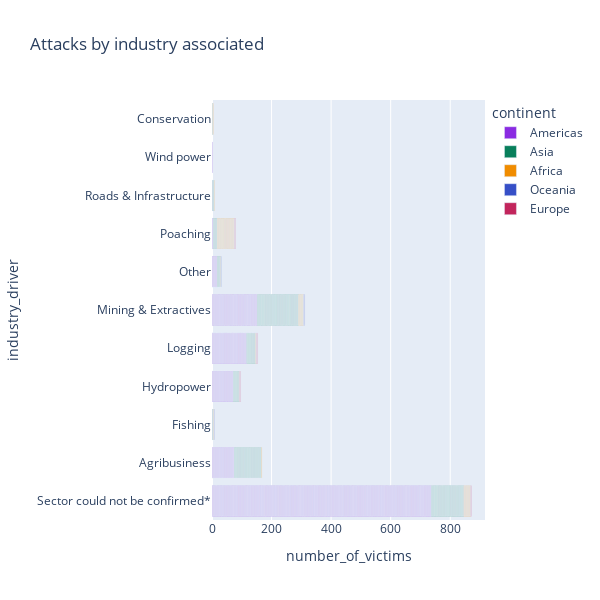

Notebook cell for this chart:
### Markdown cell above
## About the causes & perpetrators

### Code cell
bar_industry = px.bar(gw_data, y='industry_driver', x='number_of_victims', width=600, height=600,
                            color="continent", color_discrete_sequence=["#8a2be2", "#087f5b", "#f08c00", "#364fc7", "#c2255c"], 
                            hover_data="age", hover_name="industry_driver", orientation='h',
                            title="Attacks by industry associated")
bar_industry.show()

### Figure 1 — Plotly figure (JSON) as saved in the notebook; plotly's stock layout.template omitted (floating-point values rounded to 4 significant figures; data arrays with more than 128 entries replaced by an {"elided": "..."} marker saying what was removed)
{"data": [{"alignmentgroup": "True", "customdata": {"elided": "1179x1 int values"}, "hovertemplate": "<b>%{hovertext}</b><br><br>continent=Americas<br>number_of_victims=%{x}<br>industry_driver=%{y}<br>age=%{customdata[0]}<extra></extra>", "hovertext": {"elided": "1179 str values"}, "legendgroup": "Americas", "marker": {"color": "#8a2be2", "pattern": {"shape": ""}}, "name": "Americas", "offsetgroup": "Americas", "orientation": "h", "showlegend": true, "textposition": "auto", "type": "bar", "x": {"elided": "1179 int values"}, "xaxis": "x", "y": {"elided": "1179 str values"}, "yaxis": "y"}, {"alignmentgroup": "True", "customdata": {"elided": "427x1 int values"}, "hovertemplate": "<b>%{hovertext}</b><br><br>continent=Asia<br>number_of_victims=%{x}<br>industry_driver=%{y}<br>age=%{customdata[0]}<extra></extra>", "hovertext": {"elided": "427 str values"}, "legendgroup": "Asia", "marker": {"color": "#087f5b", "pattern": {"shape": ""}}, "name": "Asia", "offsetgroup": "Asia", "orientation": "h", "showlegend": true, "textposition": "auto", "type": "bar", "x": {"elided": "427 int values"}, "xaxis": "x", "y": {"elided": "427 str values"}, "yaxis": "y"}, {"alignmentgroup": "True", "customdata": [[null], [null], [null], [41], [29], [null], [32], [57], [23], [27], [27], [29], [31], [28], [30], [40], [27], [30], [29], [27], [30], [30], [25], [27], [28], [28], [27], [31], [48], [null], [48], [null], [null], [25], [52], [51], [null], [null], [null], [65], [null], [null], [null], [null], [null], [null], [null], [40], [null], [null], [null], [28], [35], [25], [null], [43], [null], [51], [26], [null], [null], [null], [null], [26], [null], [null], [25], [null], [37], [null], [21], [null], [null], [22], [null], [null], [null], [null], [30], [null], [30], [null], [24], [null], [31], [28], [null], [30], [25], [null], [null], [37], [27], [null], [null], [null], [null], [null], [33], [null], [null], [49], [null], [47], [28], [null], [67]], "hovertemplate": "<b>%{hovertext}</b><br><br>continent=Africa<br>number_of_victims=%{x}<br>industry_driver=%{y}<br>age=%{customdata[0]}<extra></extra>", "hovertext": ["Agribusiness", "Agribusiness", "Conservation", "Conservation", "Fishing", "Hydropower", "Sector could not be confirmed*", "Sector could not be confirmed*", "Sector could not be confirmed*", "Sector could not be confirmed*", "Sector could not be confirmed*", "Sector could not be confirmed*", "Sector could not be confirmed*", "Sector could not be confirmed*", "Sector could not be confirmed*", "Sector could not be confirmed*", "Sector could not be confirmed*", "Sector could not be confirmed*", "Sector could not be confirmed*", "Sector could not be confirmed*", "Sector could not be confirmed*", "Sector could not be confirmed*", "Sector could not be confirmed*", "Sector could not be confirmed*", "Sector could not be confirmed*", "Sector could not be confirmed*", "Sector could not be confirmed*", "Sector could not be confirmed*", "Sector could not be confirmed*", "Logging", "Mining & Extractives", "Mining & Extractives", "Mining & Extractives", "Mining & Extractives", "Mining & Extractives", "Mining & Extractives", "Mining & Extractives", "Mining & Extractives", "Mining & Extractives", "Mining & Extractives", "Mining & Extractives", "Mining & Extractives", "Mining & Extractives", "Mining & Extractives", "Mining & Extractives", "Mining & Extractives", "Mining & Extractives", "Other", "Poaching", "Poaching", "Poaching", "Poaching", "Poaching", "Poaching", "Poaching", "Poaching", "Poaching", "Poaching", "Poaching", "Poaching", "Poaching", "Poaching", "Poaching", "Poaching", "Poaching", "Poaching", "Poaching", "Poaching", "Poaching", "Poaching", "Poaching", "Poaching", "Poaching", "Poaching", "Poaching", "Poaching", "Poaching", "Poaching", "Poaching", "Poaching", "Poaching", "Poaching", "Poaching", "Poaching", "Poaching", "Poaching", "Poaching", "Poaching", "Poaching", "Poaching", "Poaching", "Poaching", "Poaching", "Poaching", "Poaching", "Poaching", "Poaching", "Poaching", "Poaching", "Poaching", "Poaching", "Poaching", "Poaching", "Poaching", "Poaching", "Poaching", "Roads & Infrastructure"], "legendgroup": "Africa", "marker": {"color": "#f08c00", "pattern": {"shape": ""}}, "name": "Africa", "offsetgroup": "Africa", "orientation": "h", "showlegend": true, "textposition": "auto", "type": "bar", "x": [1, 1, 1, 1, 1, 1, 1, 1, 1, 1, 1, 1, 1, 1, 1, 1, 1, 1, 1, 1, 1, 1, 1, 1, 1, 1, 1, 1, 1, 1, 1, 1, 1, 1, 1, 1, 1, 1, 1, 1, 1, 1, 1, 1, 1, 1, 1, 1, 1, 1, 1, 1, 1, 1, 1, 1, 1, 1, 1, 1, 1, 1, 1, 1, 1, 1, 1, 1, 1, 1, 1, 1, 1, 1, 1, 1, 1, 1, 1, 1, 1, 1, 1, 1, 1, 1, 1, 1, 1, 1, 1, 1, 1, 1, 1, 1, 1, 1, 1, 1, 1, 1, 1, 1, 1, 1, 1], "xaxis": "x", "y": ["Agribusiness", "Agribusiness", "Conservation", "Conservation", "Fishing", "Hydropower", "Sector could not be confirmed*", "Sector could not be confirmed*", "Sector could not be confirmed*", "Sector could not be confirmed*", "Sector could not be confirmed*", "Sector could not be confirmed*", "Sector could not be confirmed*", "Sector could not be confirmed*", "Sector could not be confirmed*", "Sector could not be confirmed*", "Sector could not be confirmed*", "Sector could not be confirmed*", "Sector could not be confirmed*", "Sector could not be confirmed*", "Sector could not be confirmed*", "Sector could not be confirmed*", "Sector could not be confirmed*", "Sector could not be confirmed*", "Sector could not be confirmed*", "Sector could not be confirmed*", "Sector could not be confirmed*", "Sector could not be confirmed*", "Sector could not be confirmed*", "Logging", "Mining & Extractives", "Mining & Extractives", "Mining & Extractives", "Mining & Extractives", "Mining & Extractives", "Mining & Extractives", "Mining & Extractives", "Mining & Extractives", "Mining & Extractives", "Mining & Extractives", "Mining & Extractives", "Mining & Extractives", "Mining & Extractives", "Mining & Extractives", "Mining & Extractives", "Mining & Extractives", "Mining & Extractives", "Other", "Poaching", "Poaching", "Poaching", "Poaching", "Poaching", "Poaching", "Poaching", "Poaching", "Poaching", "Poaching", "Poaching", "Poaching", "Poaching", "Poaching", "Poaching", "Poaching", "Poaching", "Poaching", "Poaching", "Poaching", "Poaching", "Poaching", "Poaching", "Poaching", "Poaching", "Poaching", "Poaching", "Poaching", "Poaching", "Poaching", "Poaching", "Poaching", "Poaching", "Poaching", "Poaching", "Poaching", "Poaching", "Poaching", "Poaching", "Poaching", "Poaching", "Poaching", "Poaching", "Poaching", "Poaching", "Poaching", "Poaching", "Poaching", "Poaching", "Poaching", "Poaching", "Poaching", "Poaching", "Poaching", "Poaching", "Poaching", "Poaching", "Poaching", "Roads & Infrastructure"], "yaxis": "y"}, {"alignmentgroup": "True", "customdata": [[40], [null], [null], [null], [null], [51]], "hovertemplate": "<b>%{hovertext}</b><br><br>continent=Oceania<br>number_of_victims=%{x}<br>industry_driver=%{y}<br>age=%{customdata[0]}<extra></extra>", "hovertext": ["Fishing", "Mining & Extractives", "Mining & Extractives", "Mining & Extractives", "Mining & Extractives", "Other"], "legendgroup": "Oceania", "marker": {"color": "#364fc7", "pattern": {"shape": ""}}, "name": "Oceania", "offsetgroup": "Oceania", "orientation": "h", "showlegend": true, "textposition": "auto", "type": "bar", "x": [1, 1, 1, 1, 1, 1], "xaxis": "x", "y": ["Fishing", "Mining & Extractives", "Mining & Extractives", "Mining & Extractives", "Mining & Extractives", "Other"], "yaxis": "y"}, {"alignmentgroup": "True", "customdata": [[21], [23], [null], [64], [null], [55], [33], [50], [37], [40], [39], [43], [56], [51]], "hovertemplate": "<b>%{hovertext}</b><br><br>continent=Europe<br>number_of_victims=%{x}<br>industry_driver=%{y}<br>age=%{customdata[0]}<extra></extra>", "hovertext": ["Hydropower", "Hydropower", "Hydropower", "Sector could not be confirmed*", "Sector could not be confirmed*", "Logging", "Logging", "Logging", "Logging", "Logging", "Poaching", "Poaching", "Poaching", "Poaching"], "legendgroup": "Europe", "marker": {"color": "#c2255c", "pattern": {"shape": ""}}, "name": "Europe", "offsetgroup": "Europe", "orientation": "h", "showlegend": true, "textposition": "auto", "type": "bar", "x": [1, 1, 1, 1, 1, 1, 1, 1, 1, 1, 1, 1, 1, 1], "xaxis": "x", "y": ["Hydropower", "Hydropower", "Hydropower", "Sector could not be confirmed*", "Sector could not be confirmed*", "Logging", "Logging", "Logging", "Logging", "Logging", "Poaching", "Poaching", "Poaching", "Poaching"], "yaxis": "y"}], "layout": {"barmode": "relative", "height": 600, "legend": {"title": {"text": "continent"}, "tracegroupgap": 0}, "title": {"text": "Attacks by industry associated"}, "width": 600, "xaxis": {"anchor": "y", "autorange": true, "domain": [0, 1], "range": [0, 916.8], "title": {"text": "number_of_victims"}, "type": "linear"}, "yaxis": {"anchor": "x", "autorange": true, "domain": [0, 1], "range": [-0.5, 10.5], "title": {"text": "industry_driver"}, "type": "category"}}}
